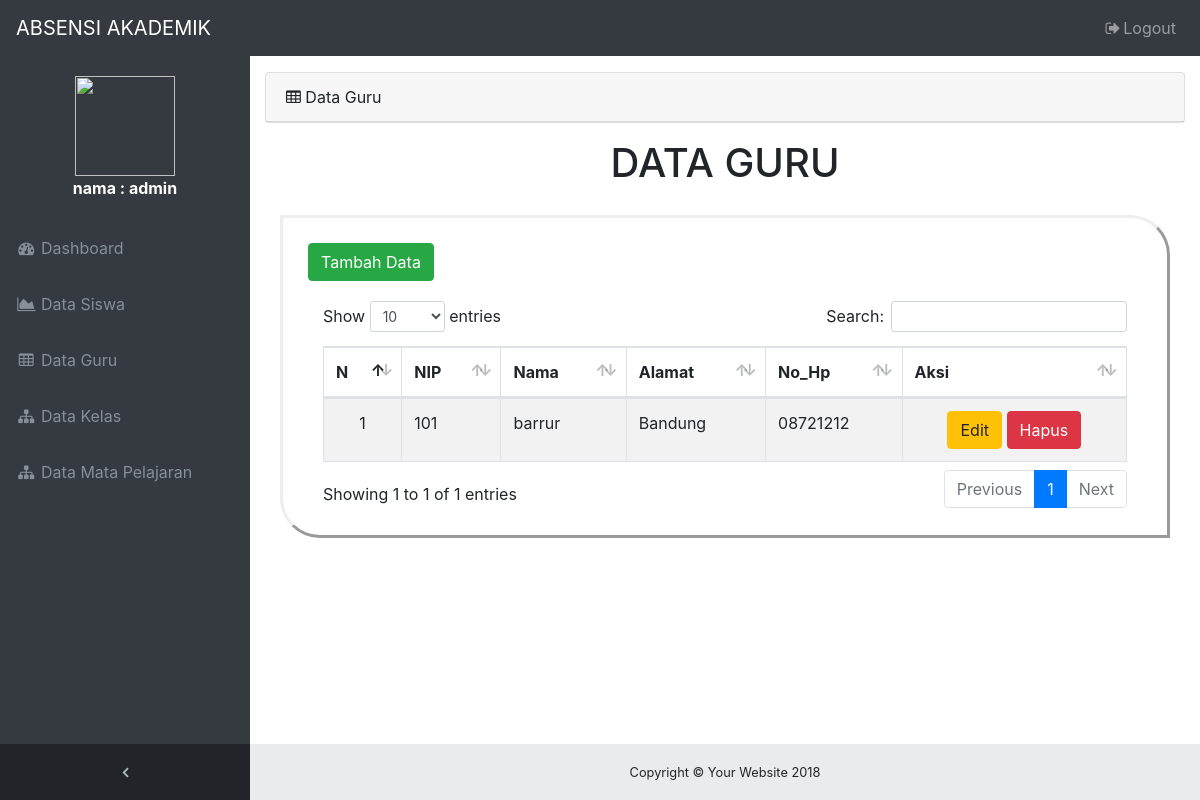
The app's page /Admin/data_guru.php (signed in) with its own data.
### tables this page shows
CREATE TABLE `guru` (
  `nip` varchar(10) NOT NULL,
  `nama_guru` varchar(50) NOT NULL,
  `alamat` text NOT NULL,
  `no_hp` varchar(15) NOT NULL,
  `username` varchar(50) NOT NULL,
  `password` varchar(100) NOT NULL
);

### table_guru.php (the view, shortened to what this page needs)
<!DOCTYPE html>
<html>
<head>
</head>
<body>
	<h1>DATA GURU</h1>
	<div class="box">
    <div class="tombol" >
        <a href="tambah_data_guru.php"><button type="button" class="btn btn-success btn-md " >Tambah Data </button></a>
    </div>
	<table id="example" class="table table-striped table-bordered" cellspacing="0" width="100%">
        <thead>
            <tr>
				<th>N</th>
                <th>NIP</th>
                <th>Nama</th>
                <th>Alamat</th>
                <th>No_Hp</th>
				<th>Aksi</th>
            </tr>
        </thead>
        <tbody>
					<?php
			        include "include/koneksi.php";
			        $i = 0 + 1;
			        $sql = mysqli_query($conn, "SELECT * FROM guru ORDER BY nama_guru");
			        while ($hasil = mysqli_fetch_array($sql)) {
			     ?>
					 <tr>
			      <td style="text-align: center;"><?php echo $i; ?></td>
			      <td><?php echo $hasil['nip']; ?></td>
			      <td><?php echo $hasil['nama_guru']; ?></td>
						<td><?php echo $hasil['alamat']; ?></td>
						<td><?php echo $hasil['no_hp']; ?></td>
			      <td style="text-align: center;"><a href="edit_data_guru.php?edit=<?php echo $hasil['nip']; ?>" class="btn btn-warning">Edit</a>
			      <a href="proses-hapus-guru.php?hapus=<?php echo $hasil['nip']; ?>" class="btn btn-danger">Hapus</a></td>
			  </tr>
			  <?php
			      $i++;
			      }
			    ?>
        </tbody>
    </table>
    </div>
</body>
</html>

### Admin/data_guru.php (shortened to what this page needs)
<?php
if(isset($_SESSION['id_admin'])){
?>
<!DOCTYPE html>
<html lang="en">
<head>
  <link href="vendor/bootstrap/css/bootstrap.min.css" rel="stylesheet">
  <link href="vendor/font-awesome/css/font-awesome.min.css" rel="stylesheet" type="text/css">
  <link href="vendor/datatables/dataTables.bootstrap4.css" rel="stylesheet">
  <link href="css/sb-admin.css" rel="stylesheet">
</head>
<body class="fixed-nav sticky-footer bg-dark" id="page-top">
  <nav class="navbar navbar-expand-lg navbar-dark bg-dark fixed-top" id="mainNav">
    <a class="navbar-brand" href="index.html">ABSENSI AKADEMIK</a>
    <div class="collapse navbar-collapse" id="navbarResponsive">
      <ul class="navbar-nav navbar-sidenav" id="exampleAccordion">
        <li class="nav-item" data-toggle="tooltip" data-placement="right" style="padding: 20px;">
          <a href=class="nav-link" href="index.php">
          <center>
          <div class="avatar"><img src="https://66.media.tumblr.com/avatar_faa95867d2b3_128.png" width="100px" height="100px" />
          </div>
          <div style="color: white; font-weight: bold;">
            <?php
                include "../include/koneksi.php";
                $nip = $_SESSION['id_admin'];
                $sql = mysqli_query($conn, "SELECT nama FROM admin WHERE admin.id_admin = '$nip' ");
                while ($hasil = mysqli_fetch_array($sql)) {
             ?>
              nama : <?php echo $hasil['nama']; }?>
          </div>
          </center>
          </a>
        </li>
        <li class="nav-item" data-toggle="tooltip" data-placement="right" title="Dashboard">
          <a class="nav-link" href="index.php">
            <i class="fa fa-fw fa-dashboard"></i>
            <span class="nav-link-text">Dashboard</span>
          </a>
        </li>
        <li class="nav-item" data-toggle="tooltip" data-placement="right" title="Charts">
          <a class="nav-link" href="data_siswa.php">
            <i class="fa fa-fw fa-area-chart"></i>
            <span class="nav-link-text">Data Siswa</span>
          </a>
        </li>
        <li class="nav-item" data-toggle="tooltip" data-placement="right" title="Tables">
          <a class="nav-link" href="data_guru.php">
            <i class="fa fa-fw fa-table"></i>
            <span class="nav-link-text">Data Guru</span>
          </a>
        </li>
        <li class="nav-item" data-toggle="tooltip" data-placement="right" title="Tables">
          <a class="nav-link" href="data_kelas.php">
            <i class="fa fa-fw fa-sitemap"></i>
            <span class="nav-link-text">Data Kelas</span>
          </a>
        </li>
        <li class="nav-item" data-toggle="tooltip" data-placement="right" title="Tables">
          <a class="nav-link" href="data_mata_pelajaran.php">
            <i class="fa fa-fw fa-sitemap"></i>
            <span class="nav-link-text">Data Mata Pelajaran</span>
          </a>
        </li>
      </ul>
      <ul class="navbar-nav sidenav-toggler">
        <li class="nav-item">
          <a class="nav-link text-center" id="sidenavToggler">
            <i class="fa fa-fw fa-angle-left"></i>
          </a>
        </li>
      </ul>
      <ul class="navbar-nav ml-auto">
        <li class="nav-item">
          <a class="nav-link" data-toggle="modal" data-target="#exampleModal">
            <i class="fa fa-fw fa-sign-out"></i>Logout</a>
        </li>
      </ul>
    </div>
  </nav>
  <div class="content-wrapper">
    <div class="container-fluid">
      <div class="card mb-3">
        <div class="card-header">
          <i class="fa fa-table"></i> Data Guru</div>
        </div>
        <div class="container">
          <?php
              require_once "../table_guru.php";
          ?>
        </div>
      </div>
    </div>
  <footer class="sticky-footer">
      <div class="container">
        <div class="text-center">
          <small>Copyright © Your Website 2018</small>
        </div>
      </div>
    </footer>
</body>
</html>
<?php
}else{
	header("location:../login/login.php");
}
?>

### Admin/css/sb-admin.css (style rules this page uses)
html { position: relative; min-height: 100%; }
body { overflow-x: hidden; }
body.sticky-footer { margin-bottom: 56px; }
body.sticky-footer .content-wrapper { min-height: calc(100vh - 56px - 56px); }
body.fixed-nav { padding-top: 56px; }
.content-wrapper { min-height: calc(100vh - 56px); padding-top: 1rem; }
#mainNav .navbar-collapse { overflow: auto; max-height: 75vh; }
#mainNav .navbar-collapse .navbar-nav .nav-item .nav-link { cursor: pointer; }
#mainNav .navbar-collapse .sidenav-toggler { display: none; }
@media (min-width: 992px) { #mainNav .navbar-brand { width: 250px; } }
@media (min-width: 992px) { #mainNav .navbar-collapse { overflow: visible; max-height: none; } }
@media (min-width: 992px) { #mainNav .navbar-collapse .navbar-sidenav { position: absolute; top: 0; left: 0; -webkit-flex-direction: column; -ms-flex-direction: column; flex-direction: column; margin-top: 56px; } }
@media (min-width: 992px) { #mainNav .navbar-collapse .navbar-sidenav > .nav-item { width: 250px; padding: 0; } }
@media (min-width: 992px) { #mainNav .navbar-collapse .navbar-sidenav > .nav-item > .nav-link { padding: 1em; } }
#mainNav.fixed-top .sidenav-toggler { display: none; }
@media (min-width: 992px) { #mainNav.fixed-top .navbar-sidenav { height: calc(100vh - 112px); } }
@media (min-width: 992px) { #mainNav.fixed-top .sidenav-toggler { position: absolute; top: 0; left: 0; display: flex; -webkit-flex-direction: column; -ms-flex-direction: column; flex-direction: column; margin-top: calc(100vh - 56px); } }
@media (min-width: 992px) { #mainNav.fixed-top .sidenav-toggler > .nav-item { width: 250px; padding: 0; } }
@media (min-width: 992px) { #mainNav.fixed-top .sidenav-toggler > .nav-item > .nav-link { padding: 1em; } }
#mainNav.fixed-top.navbar-dark .sidenav-toggler { background-color: #212529; }
#mainNav.fixed-top.navbar-dark .sidenav-toggler a i { color: #adb5bd; }
.content-wrapper { overflow-x: hidden; background: white; }
@media (min-width: 992px) { .content-wrapper { margin-left: 250px; } }
#sidenavToggler i { font-weight: 800; }
#mainNav.navbar-dark .navbar-collapse .navbar-sidenav > .nav-item > .nav-link { color: #868e96; }
@media (min-width: 992px) { #mainNav.navbar-dark .navbar-collapse .navbar-sidenav { background: #343a40; } }
footer.sticky-footer { position: absolute; right: 0; bottom: 0; width: 100%; height: 56px; background-color: #e9ecef; line-height: 55px; }
@media (min-width: 992px) { footer.sticky-footer { width: calc(100% - 250px); } }

### table_guru.php (style rules this page uses)
.tombol { margin-bottom: 20px; }
h1 { padding-bottom: 20px; text-align: center; }
.box { border-style: outset; padding: 25px; border-radius: 0px 40px 0px 40px; }

### records on screen
guru: nip "101", nama_guru "barrur", alamat "Bandung", no_hp "08721212"

### other values on screen
$hasil['nama'] "admin"
